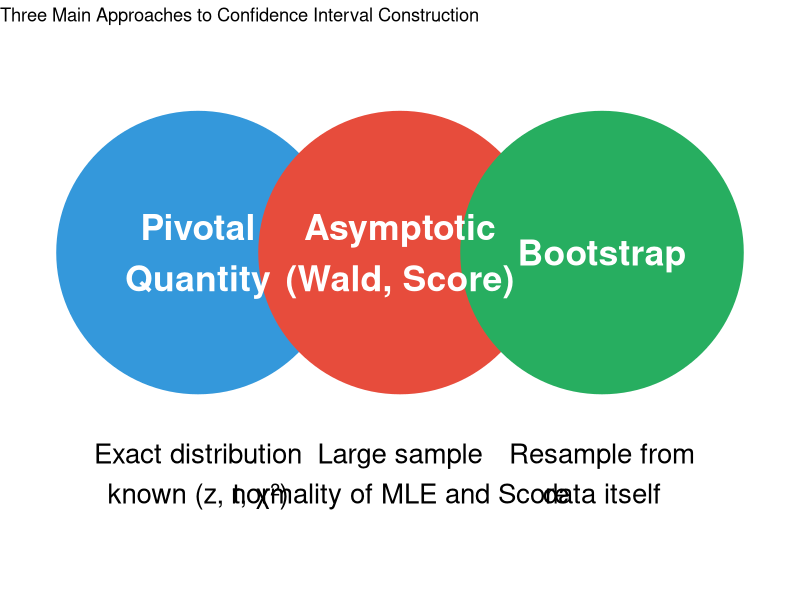
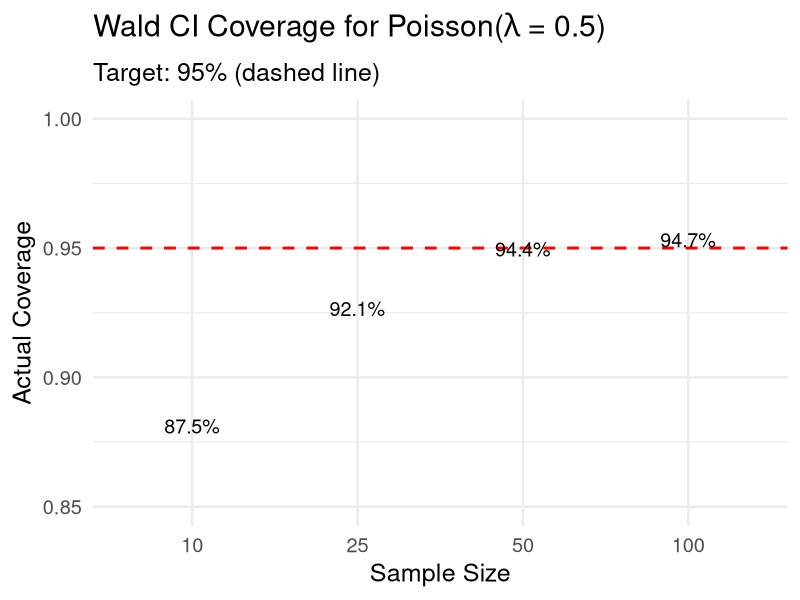
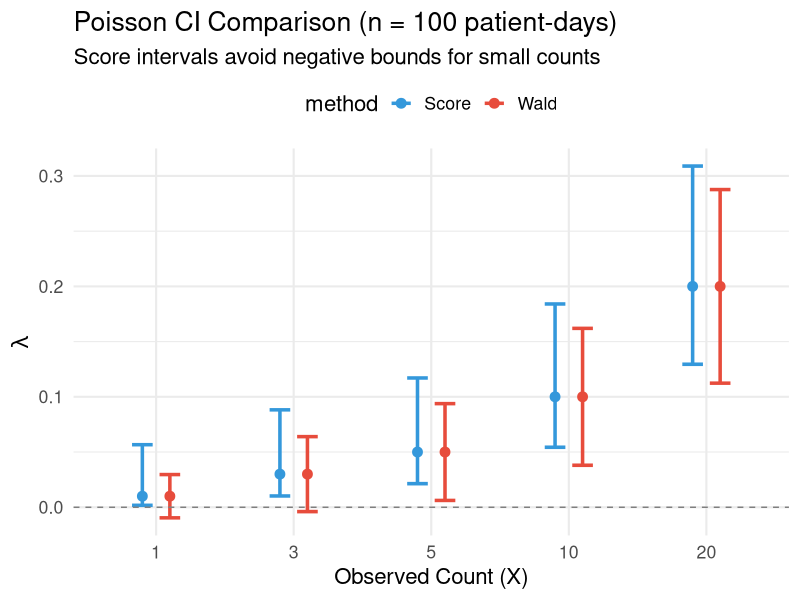
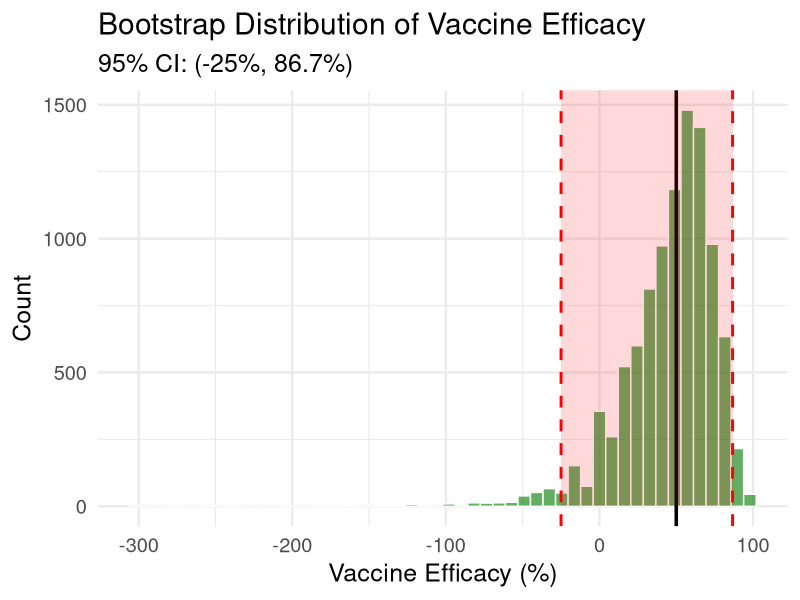
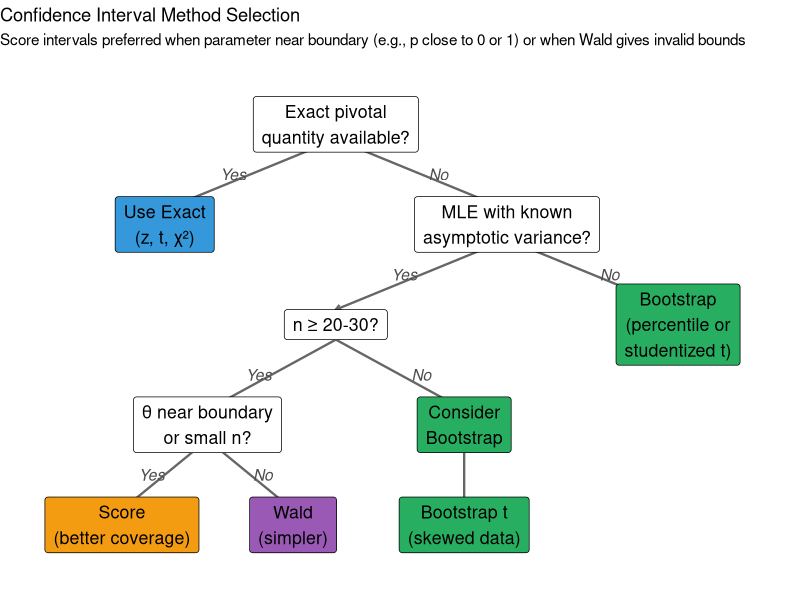

These figures' R source, in order:
## ---- chunk 1
#| label: setup
#| include: false
library(tidyverse)
library(broom)
library(patchwork)
set.seed(551)
theme_set(theme_minimal(base_size = 18))
## ---- chunk 2
#| echo: false
#| fig-height: 8
#| fig-width: 16
approach_data <- tibble(
  Approach = factor(c("Pivotal\nQuantity", "Asymptotic\n(Wald, Score)", "Bootstrap"),
                    levels = c("Pivotal\nQuantity", "Asymptotic\n(Wald, Score)", "Bootstrap")),
  x = c(1, 2, 3),
  y = c(1, 1, 1)
)

ggplot(approach_data, aes(x = x, y = y)) +
  geom_point(size = 95, color = c("#3498db", "#e74c3c", "#27ae60")) +
  geom_text(aes(label = Approach), size = 9, fontface = "bold", color = "white") +
  annotate("text", x = 1, y = 0.45, size = 7, 
           label = "Exact distribution\nknown (z, t, χ²)") +
  annotate("text", x = 2, y = 0.45, size = 7,
           label = "Large sample\nnormality of MLE and Score") +
  annotate("text", x = 3, y = 0.45, size = 7,
           label = "Resample from\ndata itself") +
  xlim(0.2, 3.8) + ylim(0.2, 1.5) +
  theme_void() +
  labs(title = "Three Main Approaches to Confidence Interval Construction")
## ---- chunk 3
#| echo: true
x <- 8          # observed infections
n <- 500        # patient-days
lambda_hat <- x / n  # MLE (rate per patient-day)

# Wald CI
se_wald <- sqrt(lambda_hat / n)
z <- qnorm(0.975)
wald_ci <- lambda_hat + c(-1, 1) * z * se_wald

cat("MLE (rate per 1000 patient-days):", round(lambda_hat * 1000, 2), "\n")
cat("95% Wald CI:", round(wald_ci * 1000, 3), "per 1000 patient-days")
## ---- chunk 4
#| echo: true
# Simulated relief times (hours)
set.seed(551)
relief_times <- rexp(30, rate = 0.5)  # True rate = 0.5 (mean = 2 hours)

n <- length(relief_times)
lambda_hat <- 1 / mean(relief_times)

# Wald CI for rate
se_lambda <- lambda_hat / sqrt(n)
wald_ci_lambda <- lambda_hat + c(-1, 1) * qnorm(0.975) * se_lambda

cat("Sample mean relief time:", round(mean(relief_times), 2), "hours\n")
cat("MLE of rate:", round(lambda_hat, 3), "per hour\n")
cat("95% Wald CI for rate:", round(wald_ci_lambda, 3), "per hour")
## ---- chunk 5
#| code-fold: true
#| fig-height: 5.5
# Simulation: Wald coverage for Poisson with small lambda
set.seed(551)
n_sim <- 5000
sample_sizes <- c(10, 25, 50, 100)
true_lambda <- 0.5

coverage_results <- expand_grid(n = sample_sizes, sim = 1:n_sim) |>
  mutate(
    x_total = map_dbl(n, ~sum(rpois(.x, true_lambda))),
    lambda_hat = x_total / n,
    se = sqrt(lambda_hat / n),
    lower = lambda_hat - 1.96 * se,
    upper = lambda_hat + 1.96 * se,
    covers = (lower < true_lambda) & (true_lambda < upper)
  ) |>
  group_by(n) |>
  summarise(coverage = mean(covers), .groups = "drop")

ggplot(coverage_results, aes(x = factor(n), y = coverage)) +
  geom_col(fill = "steelblue", alpha = 0.8, width = 0.6) +
  geom_hline(yintercept = 0.95, linetype = "dashed", color = "red", linewidth = 1) +
  geom_text(aes(label = paste0(round(coverage * 100, 1), "%")), 
            vjust = -0.5, size = 5) +
  labs(x = "Sample Size", y = "Actual Coverage",
       title = expression("Wald CI Coverage for Poisson(" * lambda * " = 0.5)"),
       subtitle = "Target: 95% (dashed line)") +
  ylim(0.85, 1) +
  theme_minimal(base_size = 18)
## ---- chunk 6
#| echo: true
# From earlier: relief_times data
xbar <- mean(relief_times)
n <- length(relief_times)
lambda_hat <- 1 / xbar

# Delta method SE for mean (mu = 1/lambda)
# g'(lambda) = -1/lambda^2, so SE(mu) = SE(lambda)/lambda^2 = 1/(lambda * sqrt(n))
se_mu_delta <- 1 / (lambda_hat * sqrt(n))

# Equivalently: se_mu_delta = xbar / sqrt(n)
cat("Delta method SE for mean:", round(se_mu_delta, 3), "\n")
cat("Direct SE (s/sqrt(n)):", round(sd(relief_times)/sqrt(n), 3), "\n\n")

# 95% CI for mean survival time
ci_mu <- xbar + c(-1, 1) * qnorm(0.975) * se_mu_delta
cat("95% CI for mean relief time:", round(ci_mu, 2), "hours")
## ---- chunk 7
#| echo: true
# Clinical trial: 45 of 120 patients respond to treatment
x <- 45; n <- 120
p_hat <- x / n
omega_hat <- p_hat / (1 - p_hat)  # Estimated odds

# Step-by-step delta method calculation
se_p <- sqrt(p_hat * (1 - p_hat) / n)
cat("SE(p̂) =", round(se_p, 4), "\n\n")

g_prime <- 1 / (1 - p_hat)^2
cat("g'(p̂) = 1/(1-p̂)² =", round(g_prime, 4), "\n\n")

se_omega <- abs(g_prime) * se_p
cat("SE(ω̂) = |g'(p̂)| × SE(p̂) =", round(g_prime, 4), "×", round(se_p, 4), "=", round(se_omega, 4), "\n\n")

# 95% CI for odds
z <- qnorm(0.975)
ci_omega <- omega_hat + c(-1, 1) * z * se_omega

cat("Estimated odds:", round(omega_hat, 3), "\n")
cat("95% CI for odds:", round(ci_omega, 3))
## ---- chunk 8
#| echo: true
# Continuing from odds example
log_omega_hat <- log(omega_hat)

# Delta method for log(omega): h(omega) = log(omega), h'(omega) = 1/omega
h_prime <- 1 / omega_hat
se_log_omega <- abs(h_prime) * se_omega

cat("log(ω̂) =", round(log_omega_hat, 4), "\n")
cat("h'(ω̂) = 1/ω̂ =", round(h_prime, 4), "\n")
cat("SE[log(ω̂)] = |h'(ω̂)| × SE(ω̂) =", round(h_prime, 4), "×", round(se_omega, 4), "=", 
    round(se_log_omega, 4), "\n\n")

# CI on log scale
ci_log_omega <- log_omega_hat + c(-1, 1) * qnorm(0.975) * se_log_omega
cat("95% CI for log(odds):", round(ci_log_omega, 3), "\n\n")

# Exponentiate to get CI for odds
ci_omega_transformed <- exp(ci_log_omega)

cat("95% CI for odds (direct Wald):       ", round(ci_omega, 3), "\n")
cat("95% CI for odds (log-transformed):   ", round(ci_omega_transformed, 3))
## ---- chunk 9
#| echo: false
tibble(
  `Original Parameter` = c("λ (Exp rate)", "p (proportion)", "p (proportion)", "λ (Poisson)"),
  `Function g(θ)` = c("μ = 1/λ", "odds = p/(1-p)", "log-odds = log(p/(1-p))", "log(λ)"),
  `Derivative g'(θ)` = c("-1/λ²", "1/(1-p)²", "1/(p(1-p))", "1/λ"),
  `SE[g(θ̂)]` = c("1/(λ̂√n)", "SE(p̂)/(1-p̂)²", "1/√(np̂(1-p̂))", "1/√(nλ̂)")
) |>
  knitr::kable(caption = "Common Delta Method Applications")
## ---- chunk 10
#| echo: true
# Compare Score vs Wald for extreme proportion
x <- 3; n <- 50; p_hat <- x/n
z <- qnorm(0.975)

# Wald
wald_ci <- p_hat + c(-1, 1) * z * sqrt(p_hat * (1 - p_hat) / n)

# Score (Wilson)
score_ci <- prop.test(x, n, correct = FALSE)$conf.int

cat("p̂ =", p_hat, "\n")
cat("Wald CI: ", round(wald_ci, 4), "(Note: lower bound close to 0)\n")
cat("Score CI:", round(as.numeric(score_ci), 4))
## ---- chunk 11
#| echo: true
# Hospital infection data (CLABSI)
x <- 8          # infections
n <- 500        # patient-days
z <- qnorm(0.975)

# Wald CI
lambda_hat <- x / n
wald_ci <- lambda_hat + c(-1, 1) * z * sqrt(lambda_hat / n)

# Score CI (using derived formula)
score_lower <- (x + z^2/2 - z * sqrt(x + z^2/4)) / n
score_upper <- (x + z^2/2 + z * sqrt(x + z^2/4)) / n

cat("Observed rate:", lambda_hat * 1000, "per 1000 patient-days\n\n")
cat("Wald 95% CI (per 1000):", round(wald_ci * 1000, 2), "\n")
cat("Score 95% CI (per 1000):", round(c(score_lower, score_upper) * 1000, 2))
## ---- chunk 12
#| code-fold: true
#| fig-height: 5.5
# Compare intervals for various observed counts
compare_poisson_ci <- function(x, n = 100) {
  z <- qnorm(0.975)
  lambda_hat <- x / n
  
  # Wald
  se_wald <- sqrt(lambda_hat / n)
  wald <- c(lambda_hat - z * se_wald, lambda_hat + z * se_wald)
  
  # Score
  score_lower <- (x + z^2/2 - z * sqrt(x + z^2/4)) / n
  score_upper <- (x + z^2/2 + z * sqrt(x + z^2/4)) / n
  
  tibble(x = x, 
         method = c("Wald", "Score"),
         lower = c(wald[1], score_lower),
         upper = c(wald[2], score_upper),
         estimate = lambda_hat)
}

ci_comparison <- map_dfr(c(1, 3, 5, 10, 20), compare_poisson_ci)

ggplot(ci_comparison, aes(x = factor(x), color = method)) +
  geom_errorbar(aes(ymin = lower, ymax = upper), 
                position = position_dodge(0.4), width = 0.3, linewidth = 1.2) +
  geom_point(aes(y = estimate), position = position_dodge(0.4), size = 3) +
  geom_hline(yintercept = 0, linetype = "dashed", color = "gray50") +
  scale_color_manual(values = c("Wald" = "#e74c3c", "Score" = "#3498db")) +
  labs(x = "Observed Count (X)", y = expression(lambda),
       title = "Poisson CI Comparison (n = 100 patient-days)",
       subtitle = "Score intervals avoid negative bounds for small counts") +
  theme_minimal(base_size = 16) +
  theme(legend.position = "top")
## ---- chunk 13
#| echo: true
# Very rare adverse event: 2 events in 500 patient-years
x <- 2; n <- 500
z <- qnorm(0.975)
lambda_hat <- x / n

# Wald CI
se_wald <- sqrt(lambda_hat / n)
wald_ci <- lambda_hat + c(-1, 1) * z * se_wald

# Score CI
score_lower <- (x + z^2/2 - z * sqrt(x + z^2/4)) / n
score_upper <- (x + z^2/2 + z * sqrt(x + z^2/4)) / n

cat("Observed rate:", lambda_hat * 1000, "per 1000 patient-years\n\n")
cat("Wald 95% CI (per 1000):", round(wald_ci * 1000, 3), "\n")
cat("  Problem: Lower bound is NEGATIVE!\n\n")
cat("Score 95% CI (per 1000):", round(c(score_lower, score_upper) * 1000, 3), "\n")
cat("  Score CI correctly stays positive")
## ---- chunk 14
#| echo: true
# Relief time data
set.seed(551)
relief_times <- rexp(30, rate = 0.5)
n <- length(relief_times)
sum_x <- sum(relief_times)
lambda_hat <- 1 / mean(relief_times)
z <- qnorm(0.975)

# EXACT CI for λ using chi-squared pivotal quantity
exact_ci_lambda <- c(
  qchisq(0.025, df = 2*n) / (2 * sum_x),
  qchisq(0.975, df = 2*n) / (2 * sum_x)
)

# WALD CI for λ (asymptotic)
wald_ci_lambda <- lambda_hat + c(-1, 1) * z * lambda_hat / sqrt(n)

cat("MLE λ̂ =", round(lambda_hat, 3), "\n\n")
cat("Exact (χ²) CI for λ:", round(exact_ci_lambda, 3), "\n")
cat("Wald CI for λ:       ", round(wald_ci_lambda, 3), "\n\n")

# CI for mean μ = 1/λ
exact_ci_mu <- c(2 * sum_x / qchisq(0.975, df = 2*n),
                  2 * sum_x / qchisq(0.025, df = 2*n))
cat("Exact CI for mean μ:", round(exact_ci_mu, 2), "hours")
## ---- chunk 15
#| echo: true
# Simulated concentration data (mg/L)
set.seed(551)
conc <- rnorm(20, mean = 15, sd = 3)

n <- length(conc)
s2 <- var(conc)

# EXACT CI for variance (uses chi-squared pivotal quantity)
ci_var <- c(
  (n - 1) * s2 / qchisq(0.975, df = n - 1),
  (n - 1) * s2 / qchisq(0.025, df = n - 1)
)

# CI for standard deviation
ci_sd <- sqrt(ci_var)

cat("Sample variance:", round(s2, 2), "(mg/L)²\n")
cat("95% CI for variance:", round(ci_var, 2), "(mg/L)²\n\n")
cat("Sample SD:", round(sd(conc), 2), "mg/L\n")
cat("95% CI for SD:", round(ci_sd, 2), "mg/L")
## ---- chunk 16
#| echo: false
tibble(
  Situation = c("Normal data, σ unknown",
                "Non-normal data, large n",
                "Non-normal data, small n",
                "Complex statistic (median, trimmed mean)",
                "Ratio or correlation",
                "Very small n (< 10)"),
  `Best Method` = c("t-interval",
                    "t-interval or Bootstrap",
                    "Bootstrap (studentized t)",
                    "Bootstrap (percentile or studentized)",
                    "Bootstrap",
                    "Classical t (bootstrap unreliable)")
) |>
  knitr::kable()
## ---- chunk 17
#| echo: false
tibble(
  Method = c("Percentile", "Simple Bootstrap t", "Studentized Bootstrap t"),
  Formula = c("(θ̂*[α/2], θ̂*[1-α/2])", 
              "θ̂ ± t·SE_boot",
              "θ̂ - t*[1-α/2]·SE, θ̂ - t*[α/2]·SE"),
  `Best When` = c("Symmetric bootstrap dist, low bias",
                  "Approx normal bootstrap dist",
                  "Skewed data, need accurate coverage"),
  `Coverage` = c("O(n^{-1/2})", "O(n^{-1/2})", "O(n^{-1})")
) |>
  knitr::kable()
## ---- chunk 18
#| echo: true
#| code-fold: true
# Simulated trial data
set.seed(551)
n_vax <- 200; n_placebo <- 200
cases_vax <- rbinom(1, n_vax, 0.02)    # ~2% attack rate
cases_placebo <- rbinom(1, n_placebo, 0.08)  # ~8% attack rate

# Point estimate
rr <- (cases_vax / n_vax) / (cases_placebo / n_placebo)
efficacy <- 1 - rr

cat("Vaccinated: ", cases_vax, "/", n_vax, " (", round(cases_vax/n_vax*100, 1), "%)\n", sep = "")
cat("Placebo:    ", cases_placebo, "/", n_placebo, " (", round(cases_placebo/n_placebo*100, 1), "%)\n", sep = "")
cat("Relative Risk:", round(rr, 3), "\n")
cat("Vaccine Efficacy:", round(efficacy * 100, 1), "%")
## ---- chunk 19
#| echo: true
# Bootstrap for ratio - need to resample both groups
set.seed(551)
B <- 10000

boot_efficacy <- replicate(B, {
  # Resample cases (treating as binomial outcomes)
  boot_vax <- rbinom(1, n_vax, cases_vax / n_vax)
  boot_placebo <- rbinom(1, n_placebo, cases_placebo / n_placebo)
  
  # Handle zero in denominator
  if (boot_placebo == 0) return(NA)
  
  boot_rr <- (boot_vax / n_vax) / (boot_placebo / n_placebo)
  1 - boot_rr
})

boot_efficacy <- boot_efficacy[!is.na(boot_efficacy)]

# Percentile CI
pct_ci <- quantile(boot_efficacy, c(0.025, 0.975))
cat("Bootstrap SE:", round(sd(boot_efficacy) * 100, 1), "%\n")
cat("95% Percentile CI for efficacy:", round(pct_ci * 100, 1), "%")
## ---- chunk 20
#| code-fold: true
#| fig-height: 5.5
tibble(efficacy = boot_efficacy) |>
  ggplot(aes(x = efficacy * 100)) +
  geom_histogram(bins = 50, fill = "forestgreen", alpha = 0.7, color = "white") +
  geom_vline(xintercept = efficacy * 100, color = "black", linewidth = 1.2) +
  geom_vline(xintercept = pct_ci * 100, color = "red", linewidth = 1, linetype = "dashed") +
  annotate("rect", xmin = pct_ci[1] * 100, xmax = pct_ci[2] * 100,
           ymin = 0, ymax = Inf, alpha = 0.15, fill = "red") +
  labs(x = "Vaccine Efficacy (%)", y = "Count",
       title = "Bootstrap Distribution of Vaccine Efficacy",
       subtitle = paste0("95% CI: (", round(pct_ci[1]*100, 1), "%, ", 
                        round(pct_ci[2]*100, 1), "%)")) +
  theme_minimal(base_size = 18)
## ---- chunk 21
#| echo: false
#| fig-height: 8
#| fig-width: 14
# Create an improved decision flowchart
nodes <- tibble(
  x = c(4,           # Start: Exact pivot?
        2, 6,        # Level 2: Yes->Exact, No->MLE available?
        4, 8,        # Level 3: MLE yes->sample size, MLE no->Bootstrap
        2.5, 5.5,    # Level 4: n large->Wald/Score, n small->Bootstrap or classical
        1.5, 3.5, 5.5, 8),  # Level 5: Final methods
  y = c(5,           # Start
        4, 4,        # Level 2
        3, 3,        # Level 3
        2, 2,        # Level 4
        1, 1, 1, 1), # Level 5
  label = c("Exact pivotal\nquantity available?",
            "Use Exact\n(z, t, χ²)", "MLE with known\nasymptotic variance?",
            "n ≥ 20-30?", "Bootstrap\n(percentile or\nstudentized t)",
            "θ near boundary\nor small n?", "Consider\nBootstrap",
            "Score\n(better coverage)", "Wald\n(simpler)", "Bootstrap t\n(skewed data)", ""),
  fill = c("white",
           "#3498db", "white",
           "white", "#27ae60",
           "white", "#27ae60",
           "#f39c12", "#9b59b6", "#27ae60", "white")
)

# Remove the empty node
nodes <- nodes |> filter(label != "")

edges <- tibble(
  x =    c(4,   4,   6,   6,   4,   4,   2.5, 2.5, 5.5),
  xend = c(2,   6,   4,   8,   2.5, 5.5, 1.5, 3.5, 5.5),
  y =    c(4.85, 4.85, 3.85, 3.85, 2.85, 2.85, 1.85, 1.85, 1.85),
  yend = c(4.15, 4.15, 3.15, 3.15, 2.15, 2.15, 1.15, 1.15, 1.15)
)

edge_labels <- tibble(
  x = c(2.8, 5.2, 4.8, 7.2, 3.1, 5.0, 1.85, 3.15),
  y = c(4.5, 4.5, 3.5, 3.5, 2.5, 2.5, 1.5, 1.5),
  label = c("Yes", "No", "Yes", "No", "Yes", "No", "Yes", "No")
)

ggplot() +
  geom_segment(data = edges, aes(x = x, xend = xend, y = y, yend = yend),
               arrow = arrow(length = unit(0.15, "cm")), color = "gray40", linewidth = 0.8) +
  geom_label(data = nodes, aes(x = x, y = y, label = label, fill = fill),
             size = 4.5, label.padding = unit(0.4, "lines"), color = "black") +
  geom_text(data = edge_labels, aes(x = x, y = y, label = label),
            size = 4, fontface = "italic", color = "gray30") +
  scale_fill_identity() +
  theme_void() +
  coord_cartesian(xlim = c(0.5, 9), ylim = c(0.5, 5.5)) +
  labs(title = "Confidence Interval Method Selection",
       subtitle = "Score intervals preferred when parameter near boundary (e.g., p close to 0 or 1) or when Wald gives invalid bounds")
